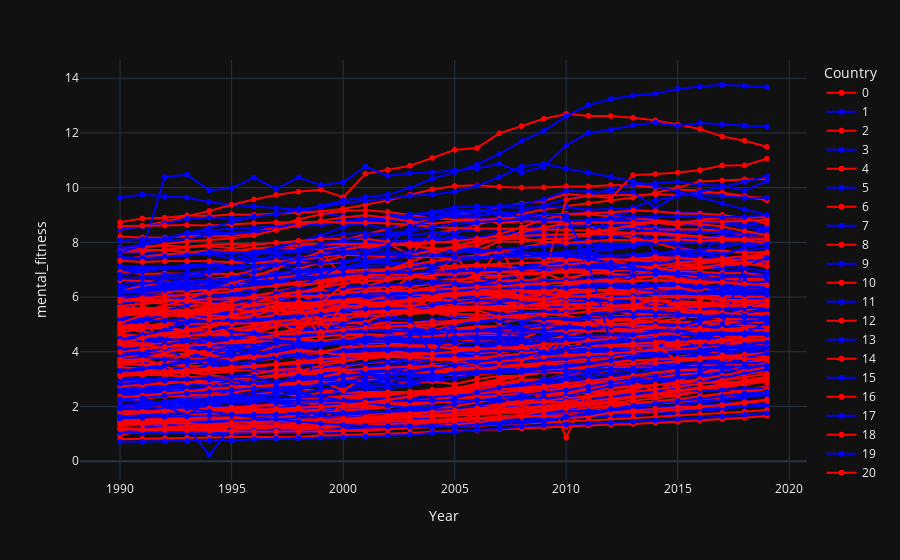

Notebook code for this chart:
### Code cell
fig = px.line(data, x="Year", y="mental_fitness", color='Country',markers=True,color_discrete_sequence=['red','blue'],template='plotly_dark')
fig.show()
